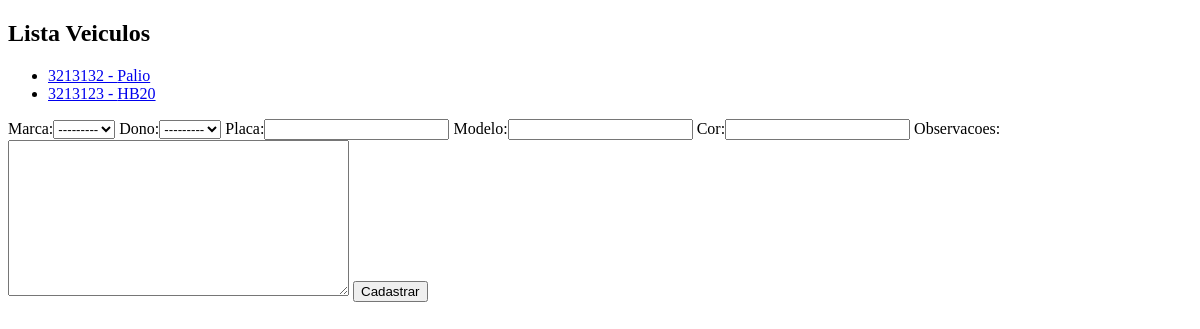
/core/veiculos/, run on an earlier commit of the app's database.
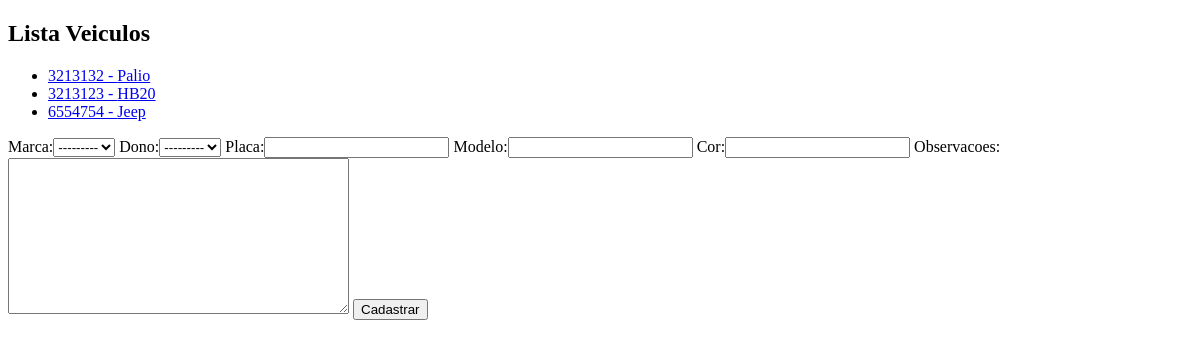
And on a later commit of the database.
### core/models.py (models this page shows, shortened)
class veiculo(models.Model):
    marca = models.ForeignKey(marca, on_delete=models.SET_NULL, null=True)
    dono = models.ForeignKey(pessoa, on_delete=models.SET_NULL, null=True)
    placa = models.CharField(max_length=7)
    modelo = models.CharField(max_length=30)
    cor = models.CharField(max_length=20)
    observacoes = models.TextField()

### core/views.py (the view)
def lista_veiculos(request):
    veiculos = veiculo.objects.all()
    form = VeiculoForm()
    data = {'veiculos': veiculos, 'form': form}
    return render(request, 'core/lista_veiculos.html', data)

### core/forms.py
class VeiculoForm(ModelForm):
    class Meta:
        model = veiculo
        fields = '__all__'

### core/models.py (called while the page is built)
    def __str__(self):
        return self.nome

    def __str__(self):
        return self.nome

### core/templates/core/lista_veiculos.html (shortened to what this page needs)
<!DOCTYPE html>
<html lang="en">
<head>
</head>
<body>
<h2>Lista Veiculos</h2>
<ul>
    {% for veiculo in veiculos%}
        <li>
            <a href="{% url 'core_veiculo_update' veiculo.id%}">{{veiculo.placa}} - {{veiculo.modelo}}</a>
        </li>
    {% endfor%}
</ul>
<form action="{% url 'core_veiculo_novo'%} " method="POST">
    {{form}}
    <button type="submit"> Cadastrar </button>
</form>
</body>
</html>

What changed in the data, as far as the page shows it:
added veiculo: placa "6554754", modelo "Jeep"
